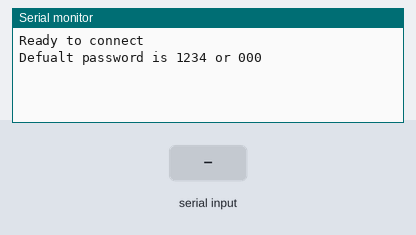
A sketch run on a simulated Arduino Uno, built with avr-gcc and run on an emulated ATmega328P. Parts: the last lines printed to the serial monitor. The inputs (shaded band) are chosen by the test bench. The modem accepts every AT command (registered, SIM ready, sends succeed) and sends nothing else.

Above: at 1.2 s.
1.3 s: "1" received over the second serial link
At 2.1 s:
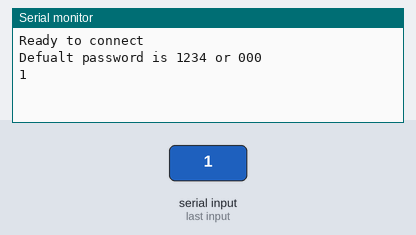
4.3 s: "0" received over the second serial link
At 4.44 s:
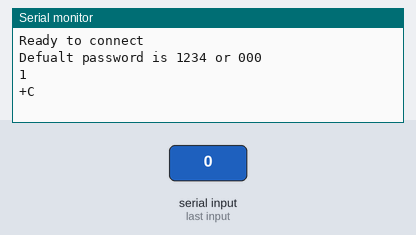

Measured:
- after the input at 1.3 s, the serial monitor: prints a new line after 0.06 s (image 1)

The sketch:

bluetooth_module_test.ino
```cpp
/*
HC05 - Bluetooth AT-Command mode
modified on 10 Feb 2019
by Saeed Hosseini
https://electropeak.com/learn/
*/
#include <SoftwareSerial.h>
SoftwareSerial MyBlue(2, 3); // RX | TX
//SoftwareSerial MyBlue(2, 4); // RX | TX

int counter = 0;
String msg;

void setup()
{
 Serial.begin(9600);
 MyBlue.begin(9600);  // normal mode
 //MyBlue.begin(38400);  //Baud Rate for AT-command Mode.
 //Serial.println("***AT commands mode***");
 Serial.println("Ready to connect\nDefualt password is 1234 or 000");
}
void loop()
{

   counter++;
   readSerialPort();


   //from bluetooth to Terminal.
   if (MyBlue.available() > 0) {
     Serial.write(MyBlue.read());
   }


   //from termial to bluetooth
   if (msg!=""){
     MyBlue.println(msg);
   }

   if(counter > 240){
      counter = 0;
    }

   MyBlue.write(counter);

   delay(150);
}


void readSerialPort(){
  msg="";
 while (Serial.available()) {
   delay(10);
   if (Serial.available() >0) {
     char c = Serial.read();  //gets one byte from serial buffer
     msg += c; //makes the string readString
   }
 }
}
```
